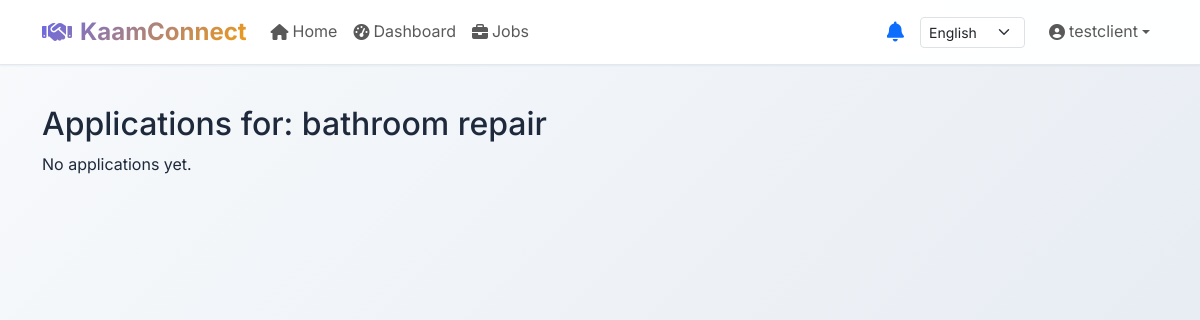
The page /jobs/1/applications (signed in) on the database its author committed.
### app/models/user.py (models this page shows, shortened)
class User(UserMixin, db.Model):
    __tablename__ = 'users'
    id = db.Column(db.Integer, primary_key=True)
    username = db.Column(db.String(80), unique=True, nullable=False)
    email = db.Column(db.String(120), unique=True, nullable=False)
    password_hash = db.Column(db.String(255))
    phone_number = db.Column(db.String(20))
    user_type = db.Column(db.String(20))  # 'client' or 'worker'
    preferred_language = db.Column(db.String(20))
    created_at = db.Column(db.DateTime, default=datetime.utcnow)
    last_seen = db.Column(db.DateTime, default=datetime.utcnow)
    jobs = db.relationship('Job', backref='creator', lazy=True)
    applications = db.relationship('JobApplication', backref='applicant', lazy=True)
    messages = db.relationship('Message', backref='sender', lazy=True)
    skills = db.relationship('UserSkill', backref='user', lazy='dynamic', cascade='all, delete-orphan')
    @property
    def first_name(self) -> str:
        if not self.username:
            return ''
        for part in self.username.strip().split():
            if part:
                return part
        return ''

class Job(db.Model):
    __tablename__ = 'jobs'
    id = db.Column(db.Integer, primary_key=True)
    title = db.Column(db.String(100), nullable=False)
    description = db.Column(db.Text, nullable=False)
    budget = db.Column(db.Float)
    location = db.Column(db.String(200))
    status = db.Column(db.String(20), default='open')  # open, in_progress, completed
    created_at = db.Column(db.DateTime, default=datetime.utcnow)
    user_id = db.Column(db.Integer, db.ForeignKey('users.id'), nullable=False)
    applications = db.relationship('JobApplication', backref='job', lazy=True)
    messages = db.relationship('Message', backref='job', lazy=True)

### app/routes/jobs.py (the view)
@jobs_bp.route('/<int:job_id>/applications')
@login_required
def job_applications(job_id):
    job = Job.query.get_or_404(job_id)
    if job.user_id != current_user.id:
        flash('You do not have permission to view these applications.', 'error')
        return redirect(url_for('main.dashboard'))
    applications = JobApplication.query.filter_by(job_id=job_id).all()
    return render_template('jobs/applications.html', job=job, applications=applications)

### app/services/translation.py (called while the page is built)
    def translate_key(self, key: str, target_lang: str, **kwargs) -> str:
        try:
            target = (self.catalog.get(target_lang) or {}).get(key)
            if not target:
                target = (self.catalog.get('en') or {}).get(key) or key
            if kwargs:
                return target.format(**kwargs)
            return target
        except Exception:
            return key

### app/templates/jobs/applications.html (shortened to what this page needs)
{% extends 'base.html' %}
{% block content %}
<div class="container mt-4">
  <h2>Applications for: {{ job.title }}</h2>
  {% if applications %}
    <ul class="list-group">
      {% for app in applications %}
        <li class="list-group-item d-flex justify-content-between align-items-start">
          <div>
            <div class="fw-semibold">{{ app.applicant.first_name or app.applicant.username }}</div>
            <div class="small text-muted">{{ app.message or '-' }}</div>
          </div>
          <span class="badge bg-secondary">{{ app.status }}</span>
        </li>
      {% endfor %}
    </ul>
  {% else %}
    <p>No applications yet.</p>
  {% endif %}
</div>
{% endblock %}

### app/templates/base.html (shortened to what this page needs)
<!DOCTYPE html>
<html lang="en">
<head>
    <link href="https://cdn.jsdelivr.net/npm/bootstrap@5.3.0/dist/css/bootstrap.min.css" rel="stylesheet">
    <link rel="stylesheet" href="https://cdnjs.cloudflare.com/ajax/libs/font-awesome/6.4.0/css/all.min.css">
    <link rel="stylesheet" href="{{ url_for('static', filename='css/style.css') }}">
</head>
<body>
    <nav class="navbar navbar-expand-lg">
        <div class="container">
            <a class="navbar-brand d-flex align-items-center" href="{{ url_for('main.index') }}">
                <i class="fas fa-handshake me-2"></i>
                KaamConnect
            </a>
            <div class="collapse navbar-collapse" id="navbarNav">
                <ul class="navbar-nav me-auto">
                    <li class="nav-item">
                        <a class="nav-link d-flex align-items-center" href="{{ url_for('main.index') }}">
                            <i class="fas fa-home me-1"></i>
                            <span data-i18n-key="home">{{ t('home') if t('home') != 'home' else 'Home' }}</span>
                        </a>
                    </li>
                    {% if current_user.is_authenticated %}
                    <li class="nav-item">
                        <a class="nav-link d-flex align-items-center" href="{{ url_for('main.dashboard') }}">
                            <i class="fas fa-tachometer-alt me-1"></i>
                            <span data-i18n-key="dashboard">{{ t('dashboard') if t('dashboard') != 'dashboard' else 'Dashboard' }}</span>
                        </a>
                    </li>
                    <li class="nav-item">
                        <a class="nav-link d-flex align-items-center" href="{{ url_for('main.jobs') }}">
                            <i class="fas fa-briefcase me-1"></i>
                            <span data-i18n-key="jobs">{{ t('jobs') if t('jobs') != 'jobs' else 'Jobs' }}</span>
                        </a>
                    </li>
                    {% endif %}
                </ul>
                <ul class="navbar-nav align-items-center">
                    {% if current_user.is_authenticated %}
                    <li class="nav-item me-3">
                        <div class="position-relative">
                            <button class="btn btn-link p-0 text-decoration-none" id="notificationBtn">
                                <i class="fas fa-bell fs-5"></i>
                            </button>
                        </div>
                    </li>
                    {% endif %}
                    <li class="nav-item me-3">
                        {% include '_language_dropdown.html' %}
                    </li>
                    {% if current_user.is_authenticated %}
                    <li class="nav-item dropdown">
                        <a class="nav-link dropdown-toggle d-flex align-items-center" href="#" id="userDropdown" role="button" data-bs-toggle="dropdown">
                            <i class="fas fa-user-circle me-1"></i>
                            {{ current_user.first_name or current_user.username }}
                        </a>
                    </li>
                    {% endif %}
                </ul>
            </div>
        </div>
    </nav>
    <div class="toast-container position-fixed top-0 end-0 p-3" style="z-index: 1055;">
    </div>
    <main class="container-fluid px-4 py-3">
        {% block content %}{% endblock %}
    </main>
</body>
</html>

### app/templates/_language_dropdown.html (shortened to what this page needs)
<form method="POST" action="{{ url_for('language.set_language') }}" class="d-inline">
  {% set sel = current_user.preferred_language if current_user.is_authenticated else (session.get('preferred_language') or 'en') %}
  <select name="language" onchange="this.form.submit()" class="form-select form-select-sm" style="width:auto;display:inline-block;vertical-align:middle;">
    <option value="en" {% if sel == 'en' %}selected{% endif %}>English</option>
  </select>
</form>

### app/static/css/style.css (style rules this page uses)
:root { --primary-color: #6366f1; --primary-dark: #4f46e5; --primary-light: #a5b4fc; --secondary-color: #f59e0b; --success-color: #10b981; --danger-color: #ef4444; --warning-color: #f59e0b; --info-color: #3b82f6; --light-color: #f8fafc; --dark-color: #1e293b; --gray-100: #f1f5f9; --gray-200: #e2e8f0; --gray-300: #cbd5e1; --gray-400: #94a3b8; --gray-500: #64748b; --gray-600: #475569; --gray-700: #334155; --gray-800: #1e293b; --gray-900: #0f172a; --border-radius: 12px; --border-radius-sm: 8px; --border-radius-lg: 16px; --shadow-sm: 0 1px 2px 0 rgba(0, 0, 0, 0.05); --shadow: 0 1px 3px 0 rgba(0, 0, 0, 0.1), 0 1px 2px 0 rgba(0, 0, 0, 0.06); --shadow-md: 0 4px 6px -1px rgba(0, 0, 0, 0.1), 0 2px 4px -1px rgba(0, 0, 0, 0.06); --shadow-lg: 0 10px 15px -3px rgba(0, 0, 0, 0.1), 0 4px 6px -2px rgba(0, 0, 0, 0.05); --shadow-xl: 0 20px 25px -5px rgba(0, 0, 0, 0.1), 0 10px 10px -5px rgba(0, 0, 0, 0.04); }
* { box-sizing: border-box; }
body { background: linear-gradient(135deg, #f8fafc 0%, #e2e8f0 100%); font-family: 'Inter', -apple-system, BlinkMacSystemFont, 'Segoe UI', Roboto, sans-serif; line-height: 1.6; color: var(--gray-800); min-height: 100vh; }
.navbar { background: rgba(255, 255, 255, 0.95) !important; backdrop-filter: blur(10px); border-bottom: 1px solid var(--gray-200); box-shadow: var(--shadow-sm); transition: all 0.3s ease; }
.navbar-brand { font-weight: 700; font-size: 1.5rem; background: linear-gradient(135deg, var(--primary-color), var(--secondary-color)); -webkit-background-clip: text; -webkit-text-fill-color: transparent; background-clip: text; }
.btn { border-radius: var(--border-radius-sm); font-weight: 500; padding: 0.75rem 1.5rem; transition: all 0.2s ease; border: none; position: relative; overflow: hidden; }
.toast-container { position: fixed; top: 1rem; right: 1rem; z-index: 1050; }

### rows shown on the page
User: language "English", username "testclient"
Job: title "bathroom repair"

### other values the page prints
{{ t('home') if t('home') != 'home' else 'Home' }} "Home"
{{ t('dashboard') if t('dashboard') != 'dashboard' else 'Dashboard' }} "Dashboard"
{{ t('jobs') if t('jobs') != 'jobs' else 'Jobs' }} "Jobs"
